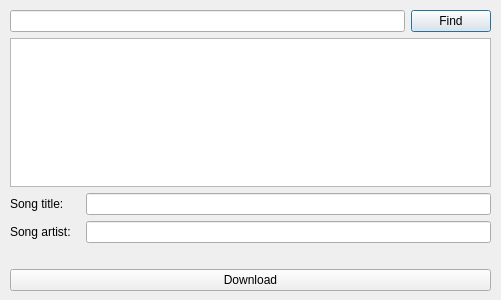
<?xml version="1.0" encoding="UTF-8"?>
<ui version="4.0">
 <class>SongFinderDialog</class>
 <widget class="QDialog" name="SongFinderDialog">
  <property name="geometry">
   <rect>
    <x>0</x>
    <y>0</y>
    <width>501</width>
    <height>300</height>
   </rect>
  </property>
  <property name="windowTitle">
   <string>Dialog</string>
  </property>
  <widget class="QWidget" name="">
   <property name="geometry">
    <rect>
     <x>10</x>
     <y>10</y>
     <width>481</width>
     <height>281</height>
    </rect>
   </property>
   <layout class="QVBoxLayout" name="verticalLayout">
    <item>
     <layout class="QHBoxLayout" name="horizontalLayout_2">
      <item>
       <widget class="QLineEdit" name="lineEdit_search"/>
      </item>
      <item>
       <widget class="QPushButton" name="pushButton_search">
        <property name="text">
         <string>Find</string>
        </property>
       </widget>
      </item>
     </layout>
    </item>
    <item>
     <widget class="QListView" name="listView"/>
    </item>
    <item>
     <layout class="QHBoxLayout" name="horizontalLayout_4">
      <item>
       <widget class="QLabel" name="label_title">
        <property name="enabled">
         <bool>true</bool>
        </property>
        <property name="sizePolicy">
         <sizepolicy hsizetype="Preferred" vsizetype="Preferred">
          <horstretch>0</horstretch>
          <verstretch>0</verstretch>
         </sizepolicy>
        </property>
        <property name="minimumSize">
         <size>
          <width>70</width>
          <height>0</height>
         </size>
        </property>
        <property name="text">
         <string>Song title:</string>
        </property>
       </widget>
      </item>
      <item>
       <widget class="QLineEdit" name="lineEdit_title"/>
      </item>
     </layout>
    </item>
    <item>
     <layout class="QHBoxLayout" name="horizontalLayout_5">
      <item>
       <widget class="QLabel" name="label_artist">
        <property name="minimumSize">
         <size>
          <width>70</width>
          <height>0</height>
         </size>
        </property>
        <property name="text">
         <string>Song artist:</string>
        </property>
       </widget>
      </item>
      <item>
       <widget class="QLineEdit" name="lineEdit_artist"/>
      </item>
     </layout>
    </item>
    <item>
     <widget class="QLabel" name="label_warning">
      <property name="palette">
       <palette>
        <active>
         <colorrole role="Text">
          <brush brushstyle="SolidPattern">
           <color alpha="255">
            <red>255</red>
            <green>0</green>
            <blue>0</blue>
           </color>
          </brush>
         </colorrole>
         <colorrole role="PlaceholderText">
          <brush brushstyle="SolidPattern">
           <color alpha="128">
            <red>255</red>
            <green>0</green>
            <blue>0</blue>
           </color>
          </brush>
         </colorrole>
        </active>
        <inactive>
         <colorrole role="Text">
          <brush brushstyle="SolidPattern">
           <color alpha="255">
            <red>255</red>
            <green>0</green>
            <blue>0</blue>
           </color>
          </brush>
         </colorrole>
         <colorrole role="PlaceholderText">
          <brush brushstyle="SolidPattern">
           <color alpha="128">
            <red>255</red>
            <green>0</green>
            <blue>0</blue>
           </color>
          </brush>
         </colorrole>
        </inactive>
        <disabled>
         <colorrole role="Text">
          <brush brushstyle="SolidPattern">
           <color alpha="255">
            <red>82</red>
            <green>88</green>
            <blue>96</blue>
           </color>
          </brush>
         </colorrole>
         <colorrole role="PlaceholderText">
          <brush brushstyle="SolidPattern">
           <color alpha="128">
            <red>252</red>
            <green>252</green>
            <blue>252</blue>
           </color>
          </brush>
         </colorrole>
        </disabled>
       </palette>
      </property>
      <property name="font">
       <font>
        <weight>75</weight>
        <bold>true</bold>
       </font>
      </property>
      <property name="text">
       <string/>
      </property>
     </widget>
    </item>
    <item>
     <layout class="QHBoxLayout" name="horizontalLayout_6">
      <item>
       <widget class="QPushButton" name="pushButton_download">
        <property name="text">
         <string>Download</string>
        </property>
       </widget>
      </item>
     </layout>
    </item>
   </layout>
  </widget>
 </widget>
 <resources/>
 <connections/>
</ui>
